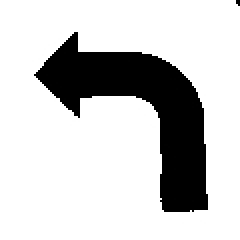
//> input picture Direita.jpg, 120 x 120 px, given in place of the camera (shown 2 times larger)
$ ./main   (built with g++ and OpenCV 4)
//> lines starting //> are read from the running program, lines starting //| are printed output that depends on the picture; after the words box and inside, x2 and y2 are one past the last pixel; in counts of white or black regions, pixels touching at a corner belong together
#include <iostream>
#include <sstream>
#include <math.h>
#include <string.h>
#include <opencv.hpp>
//#define ERODE
//#define PI 3.14159265

int FAIXA_H =5;
int FAIXA_S =25;
int FAIXA_V =42;
int limiar = 80;
int cut_vertical=0;
float konst = 0.3;
float k_blob = 100000;
float k_y = 0.1;

using namespace std;
using namespace cv;

Mat image_HSV;
int _x,_y;
int v1=20,v2=90,N=11;
Vec3b color;
Point center_screen;
Point2f center;         ///Variavel que recebe o centro do blob.
bool flag_color = true;
/************************************************************************************************/
///trigonometrica(testes)
int img_height = 480;
int img_width = 640;
///Classe para conversão
class converter_coor
{
  float a;
  float b;
  float c;
  float f;
public:
  float Px = 0, Py = 0;
  void transform_coor(float d, Point p);
  void show_result();
}
transform_XY;

// [19 lines left out: functions transform_coor, show_result, not called in this run]
/************************************************************************************************/
// [46 lines left out: functions CallBackFunc, show_dist, not called in this run]

int main()
{
  VideoCapture cap;
  for(int i=0; i<2; i++)
  {
    cap.open(i);
    if (cap.isOpened()) break;
  }

  if (!cap.isOpened())
  {
    cerr<<"Error opening the camera"<<endl;
    return -1;
  }
  cap.set(CV_CAP_PROP_FRAME_HEIGHT,img_height);
  cap.set(CV_CAP_PROP_FRAME_WIDTH,img_width);
  //    img_height = cap.get(CV_CAP_PROP_FRAME_HEIGHT);
  //    img_width = cap.get(CV_CAP_PROP_FRAME_HEIGHT);
  center_screen = Point(cap.get(CV_CAP_PROP_FRAME_WIDTH)/2,cap.get(CV_CAP_PROP_FRAME_HEIGHT)/2);
  color[0] = 103;         ///Azul
  //    cap.set(CV_CAP_PROP_GAIN, 48);
  //    cap.set(CV_CAP_PROP_BRIGHTNESS, 10);

  namedWindow("window",1);
  namedWindow("result",1);
  createTrackbar("H","window", &FAIXA_H, 90);
  createTrackbar("S","window", &FAIXA_S, 126);
  createTrackbar("V","window", &FAIXA_V, 126);
  createTrackbar("Limiar","result", &limiar, 255);
  createTrackbar("cut","result", &cut_vertical, cap.get(CV_CAP_PROP_FRAME_HEIGHT)/2-1);
  setMouseCallback("window", CallBackFunc, NULL);


  Mat frame0,pre_img,result,aux;

  vector<Mat> HSV_chanells;

  vector<vector<Point> > contours;
  vector<Point> approx;

  for(;;)
  {
    cap >> frame0;
//> frame0 is the input picture: 120 rows x 120 cols, CV_8UC3; min 0, max 255, mean 202.4
    //        GaussianBlur(frame, frame, Size(5, 5), 2, 1 );//aplique um filtro

    //Corte na imagem
    Mat frame = Mat(frame0, Rect(0,//Imagem cortada
    cut_vertical,
    cap.get(CV_CAP_PROP_FRAME_WIDTH),
    cap.get(CV_CAP_PROP_FRAME_HEIGHT) - cut_vertical*2));

///    imshow("subframe",frame);
    if(flag_color)
    {   //Imagens coloridas(segmentação de cores)
      medianBlur(frame,frame,5);
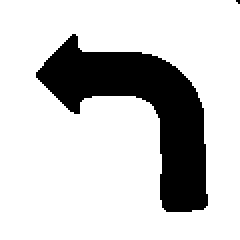
//> frame: 120 rows x 120 cols, CV_8UC3 (shown 2 times larger); 0.85% of pixels changed, all inside (x1, y1, x2, y2) = (16, 1, 120, 112)
      cvtColor(frame,pre_img,CV_BGR2HSV);
//> pre_img: 120 rows x 120 cols, CV_8UC3; mean H, S, V 0, 0, 202.5
      pre_img.copyTo(image_HSV);
    }
    else
    {   //Tons de cinza(segmentação simples,lousa)
      GaussianBlur(frame, frame, cv::Size(5, 5), 2, 2 );  //aplique um filtro
      cvtColor(frame,pre_img,CV_BGR2GRAY);               //Converte para tons de cinza e guarda em img_gray.
      threshold(pre_img,                                 //Imagem de origem.
      pre_img,                                 //Image de destino.
      limiar,                                      //Limiar.
      255,                                      //
      CV_THRESH_BINARY);                        //

      pre_img.copyTo(aux);

      Canny(pre_img, result, v1, v2);                 //Busca de bordas.

      findContours(result,
      contours,
      CV_RETR_LIST,
      CV_CHAIN_APPROX_SIMPLE);
    }


    /********************************************************************************************************************************/
#ifdef ERODE
    ///Erosão
    int erosion_size = 3;
    Mat element = getStructuringElement( MORPH_ELLIPSE,
    Size( 2*erosion_size + 1, 2*erosion_size+1 ),
    Point( erosion_size, erosion_size ) );
    /// Apply the erosion operation
    //erode( result, result, element );
    //        erode( frame, frame, element );
    dilate( frame, frame, element );
#endif
    /********************************************************************************************************************************/
    if(flag_color)
    {
      inRange(pre_img,Scalar(color[0]-FAIXA_H,color[1]-FAIXA_S,color[2]-FAIXA_V),Scalar(color[0]+FAIXA_H,color[1]+FAIXA_S,color[2]+FAIXA_V),result);
//> result: 120 rows x 120 cols, CV_8UC1; every value is 0
      result.copyTo(aux);
      findContours(result,contours,CV_RETR_LIST,CV_CHAIN_APPROX_SIMPLE);
//> contours = 0 contours
    }
    /************************************************************
     * Segmentação dos blobs
     ***********************************************************/
    int blob_index=0;
    int blob_area=0;
    int area_min;
    if(flag_color)area_min = 100;
    else area_min = 10;
    /***********************************************************
     * Separa o maior blob para segmentação
     ***********************************************************/
    for( size_t i = 0; i < contours.size() ; i++ )
    {
      if(fabs(contourArea(Mat(contours[i]))) >= area_min /*&& fabs(contourArea(Mat(contours[i]))) < 10000*/)
      {
        blob_area = fabs(contourArea(Mat(contours[i])));
        blob_index = i;
      }
    }
//> this loop made 0 passes

    if(blob_area >= area_min)
    {
      //cout << "Área: "<< blob_area <<endl;
      approxPolyDP(contours[blob_index], approx, arcLength(Mat(contours[blob_index]), true)*0.02, true);
      Rect boundRect = boundingRect( Mat(approx) );
      rectangle( frame, boundRect.tl(), boundRect.br(), Scalar(126,200,100), 2);
      /************************************************************
       * Extração do centro do blob
       ************************************************************/
      //Point2f center;                                     ///Variavel que recebe o centro do blob.
      float radius;                                           ///Variavel auxiliar.
      minEnclosingCircle(approx,center,radius);           ///Acha o centro do blob.
//      transform_XY.transform_coor((k_blob/blob_area),center);
        transform_XY.transform_coor((img_height - center.y),center);
        transform_XY.show_result();

      //circle( result, center, (int)radius, 255/*cv::Scalar(255,200,100)*/, 1);
      //        circle( frame, center, (int)radius, cv::Scalar(255,0,0), 2);      ///Circulo que marca o blob.
      //        show_dist((float)blob_area,konst,center.x);
      //        cout <<"centro:("<< (int)center.x<<", "<<(int)center.y<<") / Area="<<blob_area<< " / Raio="<<radius<<endl;
    }

    //        circle(frame,center_screen,5,Scalar(10,255,50),3,2);        ///Circulo qua marca o centro.
    circle(frame,Point(_x,_y),1,Scalar(100,255,50),3,2);        ///Circulo que marca o ponto clicado.
//> frame: 120 rows x 120 cols, CV_8UC3; 0.07% of pixels changed, all inside (x1, y1, x2, y2) = (0, 0, 4, 4)

    //        if(center.x >center_screen.x)line(frame,center_screen,center,Scalar(0,255,0),2);
    //        else line(frame,center_screen,center,Scalar(0,0,255),2);

    Rect rect_aux = Rect(0,
    cut_vertical,
    cap.get(CV_CAP_PROP_FRAME_WIDTH),
    cap.get(CV_CAP_PROP_FRAME_HEIGHT) - cut_vertical*2);

    rectangle( frame0, rect_aux.tl(), rect_aux.br(), Scalar(0,0,255), 1);
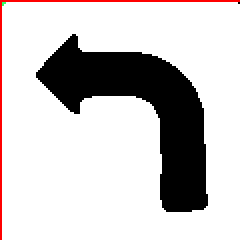
//> frame0: 120 rows x 120 cols, CV_8UC3 (shown 2 times larger); 2.53% of pixels changed, all inside (x1, y1, x2, y2) = (0, 0, 120, 120)

    imshow("result",aux);
    imshow( "window", frame0 );

    int key = waitKey(10);
//> the 'q' key is pressed
    if(key==(int)'c')flag_color = !flag_color;
    if(key==(int)'q')break;     ///Sair com letra q

  }
  destroyAllWindows();
  return 0;
}
/******************************************************************************/

/******************************************************************************/

$ run again, on Esquerda.jpg
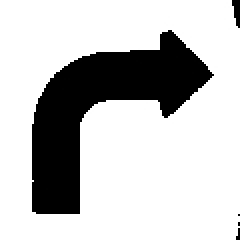
//> input picture Esquerda.jpg, 120 x 120 px, given in place of the camera (shown 2 times larger)
//> frame0 is the input picture: 120 rows x 120 cols, CV_8UC3; min 0, max 255, mean 195.1
//> `medianBlur(frame,frame,5);`:
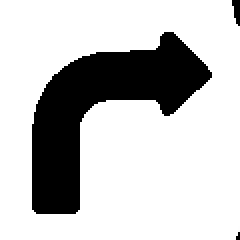
//> frame: 120 rows x 120 cols, CV_8UC3 (shown 2 times larger); 0.67% of pixels changed, all inside (x1, y1, x2, y2) = (16, 1, 120, 116)
//> pre_img: 120 rows x 120 cols, CV_8UC3; mean H, S, V 0, 0, 195.4
//> result: 120 rows x 120 cols, CV_8UC1; every value is 0
//> contours = 0 contours
//> `rectangle( frame0, rect_aux.tl(), rect_aux.br(), Scalar(0,0,255), 1);`:
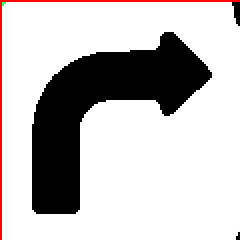
//> frame0: 120 rows x 120 cols, CV_8UC3 (shown 2 times larger); 2.35% of pixels changed, all inside (x1, y1, x2, y2) = (0, 0, 120, 120)

$ run again, on Retorno.jpg
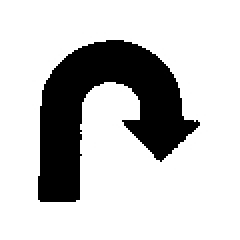
//> input picture Retorno.jpg, 120 x 120 px, given in place of the camera (shown 2 times larger)
//> frame0 is the input picture: 120 rows x 120 cols, CV_8UC3; min 0, max 255, mean 199.8
//> `medianBlur(frame,frame,5);`:
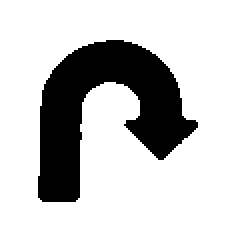
//> frame: 120 rows x 120 cols, CV_8UC3 (shown 2 times larger); 0.91% of pixels changed, all inside (x1, y1, x2, y2) = (16, 16, 104, 103)
//> pre_img: 120 rows x 120 cols, CV_8UC3; mean H, S, V 0, 0, 199.9
//> result: 120 rows x 120 cols, CV_8UC1; every value is 0
//> contours = 0 contours
//> `rectangle( frame0, rect_aux.tl(), rect_aux.br(), Scalar(0,0,255), 1);`:
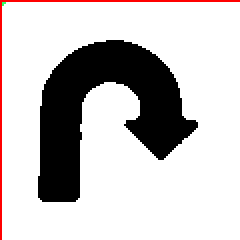
//> frame0: 120 rows x 120 cols, CV_8UC3 (shown 2 times larger); 2.59% of pixels changed, all inside (x1, y1, x2, y2) = (0, 0, 120, 120)
